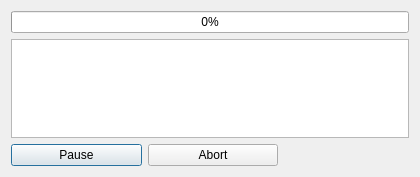
<?xml version="1.0" encoding="UTF-8"?>
<ui version="4.0">
 <class>ProgressDialog</class>
 <widget class="QDialog" name="ProgressDialog">
  <property name="geometry">
   <rect>
    <x>0</x>
    <y>0</y>
    <width>420</width>
    <height>177</height>
   </rect>
  </property>
  <property name="sizePolicy">
   <sizepolicy hsizetype="Expanding" vsizetype="Expanding">
    <horstretch>0</horstretch>
    <verstretch>0</verstretch>
   </sizepolicy>
  </property>
  <property name="windowTitle">
   <string>ProgressDialog</string>
  </property>
  <layout class="QGridLayout" name="gridLayout">
   <item row="0" column="0">
    <widget class="QProgressBar" name="progressBar">
     <property name="value">
      <number>0</number>
     </property>
     <property name="alignment">
      <set>Qt::AlignCenter</set>
     </property>
    </widget>
   </item>
   <item row="1" column="0">
    <widget class="QTableWidget" name="tableWidget"/>
   </item>
   <item row="2" column="0">
    <layout class="QHBoxLayout" name="horizontalLayout">
     <item>
      <widget class="QPushButton" name="pauseButton">
       <property name="sizePolicy">
        <sizepolicy hsizetype="MinimumExpanding" vsizetype="Fixed">
         <horstretch>0</horstretch>
         <verstretch>0</verstretch>
        </sizepolicy>
       </property>
       <property name="text">
        <string>Pause</string>
       </property>
      </widget>
     </item>
     <item>
      <widget class="QPushButton" name="abortButton">
       <property name="sizePolicy">
        <sizepolicy hsizetype="MinimumExpanding" vsizetype="Fixed">
         <horstretch>0</horstretch>
         <verstretch>0</verstretch>
        </sizepolicy>
       </property>
       <property name="text">
        <string>Abort</string>
       </property>
      </widget>
     </item>
     <item>
      <spacer name="horizontalSpacer">
       <property name="orientation">
        <enum>Qt::Horizontal</enum>
       </property>
       <property name="sizeHint" stdset="0">
        <size>
         <width>40</width>
         <height>20</height>
        </size>
       </property>
      </spacer>
     </item>
    </layout>
   </item>
  </layout>
 </widget>
 <resources/>
 <connections/>
</ui>
